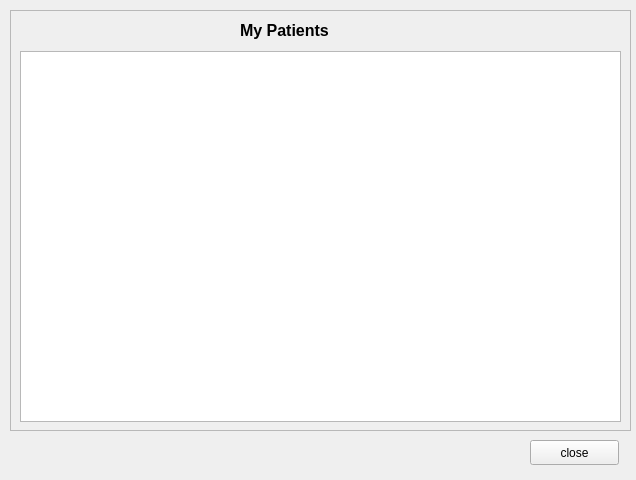
<?xml version="1.0" encoding="UTF-8"?>
<ui version="4.0">
 <class>myPatientDoctorList</class>
 <widget class="QWidget" name="myPatientDoctorList">
  <property name="geometry">
   <rect>
    <x>0</x>
    <y>0</y>
    <width>636</width>
    <height>480</height>
   </rect>
  </property>
  <property name="windowTitle">
   <string>My Patient List</string>
  </property>
  <widget class="QFrame" name="frame">
   <property name="geometry">
    <rect>
     <x>10</x>
     <y>10</y>
     <width>621</width>
     <height>421</height>
    </rect>
   </property>
   <property name="frameShape">
    <enum>QFrame::StyledPanel</enum>
   </property>
   <property name="frameShadow">
    <enum>QFrame::Raised</enum>
   </property>
   <widget class="QLabel" name="patientLabel">
    <property name="geometry">
     <rect>
      <x>230</x>
      <y>0</y>
      <width>191</width>
      <height>41</height>
     </rect>
    </property>
    <property name="styleSheet">
     <string notr="true">font-size:12pt;
font-weight: bold;</string>
    </property>
    <property name="text">
     <string>My Patients</string>
    </property>
   </widget>
   <widget class="QTableWidget" name="tableWidget">
    <property name="geometry">
     <rect>
      <x>10</x>
      <y>41</y>
      <width>601</width>
      <height>371</height>
     </rect>
    </property>
    <property name="sizePolicy">
     <sizepolicy hsizetype="Fixed" vsizetype="Fixed">
      <horstretch>0</horstretch>
      <verstretch>0</verstretch>
     </sizepolicy>
    </property>
   </widget>
  </widget>
  <widget class="QPushButton" name="okButton">
   <property name="geometry">
    <rect>
     <x>530</x>
     <y>440</y>
     <width>89</width>
     <height>25</height>
    </rect>
   </property>
   <property name="text">
    <string>close</string>
   </property>
  </widget>
 </widget>
 <resources/>
 <connections/>
</ui>
